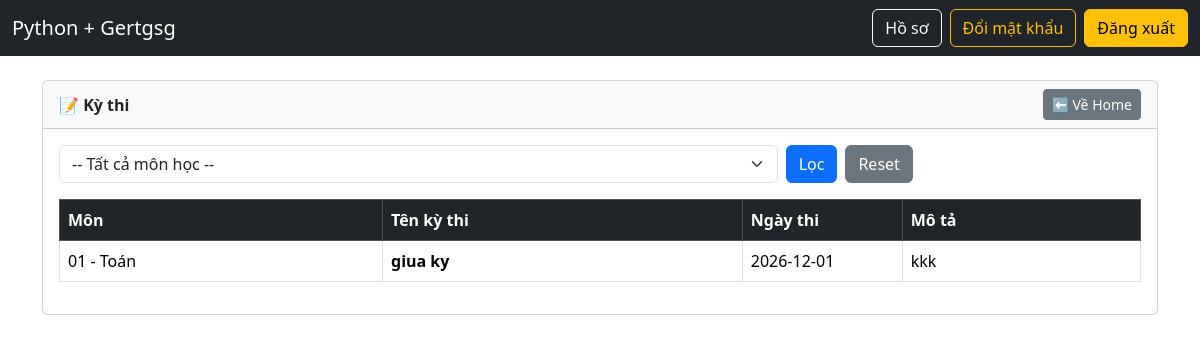
The page /student/exams (signed in) on the database its author committed.
### models.py (models this page shows, shortened)
class Exam(db.Model):
    __tablename__ = "exams"
    id = db.Column(db.Integer, primary_key=True, autoincrement=True)
    name = db.Column(db.String(255), nullable=False, index=True)
    exam_date = db.Column(db.Date, nullable=True)
    description = db.Column(db.Text, nullable=True)
    subject_id = db.Column(
        db.Integer,
        db.ForeignKey("subjects.id", ondelete="CASCADE"),
        nullable=False,
        index=True,
    )
    subject = db.relationship("Subject", backref=db.backref("exams", lazy=True))

class Subject(db.Model):
    __tablename__ = "subjects"
    id = db.Column(db.Integer, primary_key=True, autoincrement=True)
    code = db.Column(db.String(50), unique=True, nullable=False, index=True)
    name = db.Column(db.String(255), nullable=False, index=True)
    credits = db.Column(db.Integer, nullable=False, default=3)
    description = db.Column(db.Text, nullable=True)

### student_routes.py (the view)
@student_bp.get("/exams")
@login_required
@roles_required("student", "admin", "manager")
def student_exams():
    subject_id = request.args.get("subject_id", type=int)
    subjects = Subject.query.order_by(Subject.name.asc()).all()
    query = Exam.query
    if subject_id:
        query = query.filter(Exam.subject_id == subject_id)
    exams = query.order_by(Exam.exam_date.desc().nullslast(), Exam.id.desc()).all()
    return render_template(
        "student/exams.html",
        exams=exams,
        subjects=subjects,
        subject_id=subject_id
    )

### app.py (called while the page is built)
@app.context_processor
def inject_csrf():
    def form_csrf_token():
        return Markup(f'<input type="hidden" name="csrf_token" value="{generate_csrf()}">')
    return dict(form_csrf_token=form_csrf_token)

@login_manager.user_loader
def load_user(user_id: str):
    try:
        return Student.query.get(int(user_id))
    except Exception:
        return None

### auth.py (called while the page is built)
def roles_required(*roles):
    def decorator(fn):
        @wraps(fn)
        def wrapper(*args, **kwargs):
            if not current_user.is_authenticated:
                abort(401)
            user_role = (getattr(current_user, "role", "") or "").strip().lower()
            if user_role not in [r.lower() for r in roles]:
                abort(403)
            return fn(*args, **kwargs)
        return wrapper
    return decorator

### templates/student/exams.html (shortened to what this page needs)
{% extends "base.html" %}
{% set title="Kỳ thi" %}
{% block content %}
<div class="card">
  <div class="card-header d-flex justify-content-between align-items-center">
    <b>📝 Kỳ thi</b>
    <a class="btn btn-secondary btn-sm" href="{{ url_for('student.student_home') }}">⬅ Về Home</a>
  </div>
  <div class="card-body">
    <form class="row g-2 mb-3" method="GET">
      <div class="col-md-8">
        <select class="form-select" name="subject_id">
          <option value="">-- Tất cả môn học --</option>
        </select>
      </div>
      <div class="col-md-4 d-flex gap-2">
        <button class="btn btn-primary">Lọc</button>
        <a class="btn btn-secondary" href="{{ url_for('student.student_exams') }}">Reset</a>
      </div>
    </form>
    <div class="table-responsive">
      <table class="table table-bordered align-middle">
        <thead class="table-dark">
          <tr>
            <th>Môn</th>
            <th>Tên kỳ thi</th>
            <th style="width:160px;">Ngày thi</th>
            <th>Mô tả</th>
          </tr>
        </thead>
        <tbody>
          {% for e in exams %}
          <tr>
            <td>{{ e.subject.code }} - {{ e.subject.name }}</td>
            <td><b>{{ e.name }}</b></td>
            <td>{{ e.exam_date or "" }}</td>
            <td>{{ e.description or "" }}</td>
          </tr>
          {% endfor %}
        </tbody>
      </table>
    </div>
  </div>
</div>
{% endblock %}

### rows shown on the page
Exam: subject.code "01", subject.name "Toán", name "giua ky", exam_date "2026-12-01", description "kkk"
